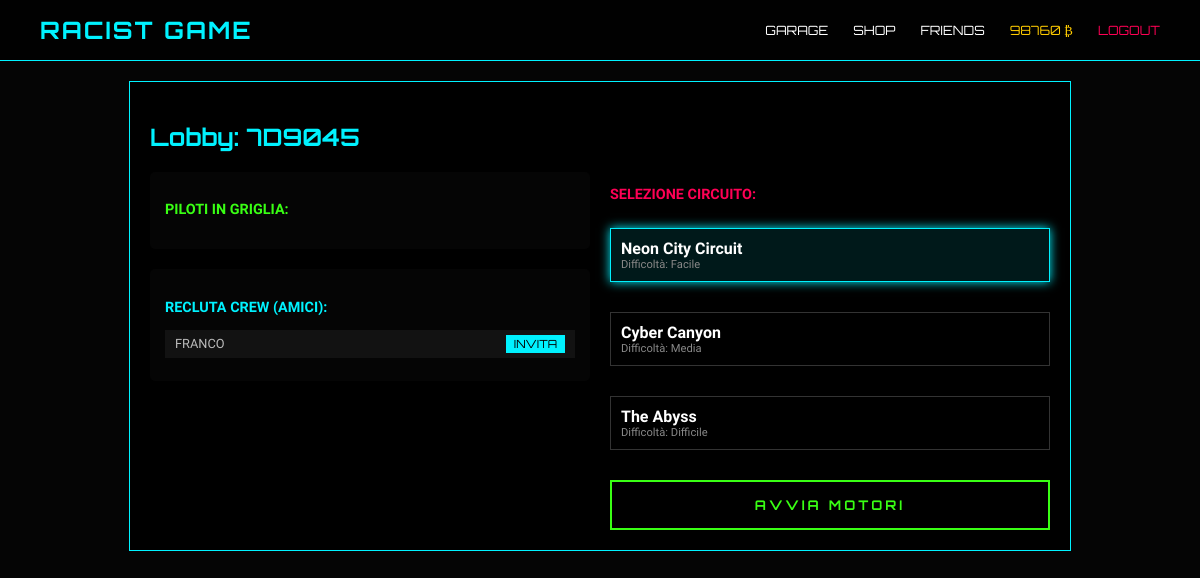
The page /lobby/7D9045 (signed in) on the database its author committed.
### models.py (models this page shows)
class User(db.Model, UserMixin):
    id = db.Column(db.Integer, primary_key=True)
    username = db.Column(db.String(20), unique=True, nullable=False)
    password = db.Column(db.String(128), nullable=False)
    credits = db.Column(db.Integer, default=100)
    active_car_id = db.Column(db.Integer, nullable=True)
    lobby_id = db.Column(db.Integer, db.ForeignKey('lobby.id'), nullable=True)
    owned_cars = db.relationship('UserCar', backref='owner', lazy=True)

class Lobby(db.Model):
    id = db.Column(db.Integer, primary_key=True)
    code = db.Column(db.String(10), unique=True, nullable=False)
    host_id = db.Column(db.Integer, db.ForeignKey('user.id'))
    track_id = db.Column(db.Integer, db.ForeignKey('track.id'), nullable=True)
    is_started = db.Column(db.Boolean, default=False)
    host = db.relationship('User', foreign_keys=[host_id], post_update=True)
    players = db.relationship('User', foreign_keys=[User.lobby_id], backref='current_lobby_obj', lazy=True)

class Track(db.Model):
    id = db.Column(db.Integer, primary_key=True)
    name = db.Column(db.String(50), nullable=False)
    difficulty = db.Column(db.String(20))
    model_path = db.Column(db.String(200))
    reward_multiplier = db.Column(db.Float, default=1.0)
    checkpoints = db.Column(db.Text)  # JSON string
    laps = db.Column(db.Integer, default=3)

### server.py (the view)
@app.route('/lobby/<code>')
@login_required
def view_lobby(code):
    lobby = Lobby.query.filter_by(code=code).first_or_404()
    current_user.lobby_id = lobby.id
    db.session.commit()
    tracks = Track.query.all()
    friendships = Friendship.query.filter(
        ((Friendship.user_id == current_user.id) |
         (Friendship.friend_id == current_user.id)),
        Friendship.status == 'accepted'
    ).all()
    friend_list = [
        User.query.get(
            f.friend_id if f.user_id == current_user.id else f.user_id
        )
        for f in friendships
    ]
    return render_template(
        'lobby.html',
        lobby=lobby,
        tracks=tracks,
        friends=friend_list
    )

### server.py (called while the page is built)
@login_manager.user_loader
def load_user(user_id):
    return User.query.get(int(user_id))

### templates/lobby.html (shortened to what this page needs)
{% extends "base.html" %}
{% block content %}
<div class="lobby-container cyberpunk-card" style="max-width: 900px; margin: 20px auto; padding: 20px; border: 1px solid #00f2ff; background: rgba(0,0,0,0.9);">
    <h2 style="font-family: 'Orbitron'; color: #00f2ff;">Lobby: <span class="neon-text" id="lobby-code">{{ lobby.code }}</span></h2>
    <div style="display: grid; grid-template-columns: 1fr 1fr; gap: 20px;">
        <div>
            <div class="players-list panel-section" style="margin-bottom: 20px;">
                <h3 style="color: #39ff14; font-size: 0.9em;">PILOTI IN GRIGLIA:</h3>
            </div>
            <div class="invite-section panel-section">
                <h3 style="color: #00f2ff; font-size: 0.9em;">RECLUTA CREW (AMICI):</h3>
                <div id="friends-to-invite">
                    {% for friend in friends %}
                        {% set player_ids = lobby.players | map(attribute='id') | list %}
                        <div id="friend-row-{{ friend.id }}"
                             style="display: {% if friend.id in player_ids %}none{% else %}flex{% endif %};
                                    justify-content: space-between; align-items: center; margin-bottom: 8px;
                                    background: rgba(255,255,255,0.05); padding: 5px 10px;">
                            <span style="color: #bbb; font-size: 0.8em;">{{ friend.username }}</span>
                            <button onclick="inviteFriend({{ friend.id }})" class="btn-small" style="background: #00f2ff; color: #000; border: none; padding: 2px 8px; font-size: 0.7em; font-family: 'Orbitron';">INVITA</button>
                        </div>
                    {% else %}
                        <p style="color: #555; font-size: 0.7em;">Nessun alleato disponibile.</p>
                    {% endfor %}
                </div>
            </div>
        </div>
        <div class="track-selection">
            <h3 style="color: #ff0055; font-size: 0.9em;">SELEZIONE CIRCUITO:</h3>
            <div class="track-grid" style="display: grid; gap: 10px;">
                {% for track in tracks %}
                <div id="track-{{ track.id }}"
                     class="track-card {% if lobby.track_id == track.id %}selected{% endif %}"
                     onclick="selectTrack({{ lobby.id }}, {{ track.id }})"
                     style="border: 1px solid #333; padding: 10px; cursor: pointer;">
                    <h4 style="margin: 0; color: #fff;">{{ track.name }}</h4>
                    <p style="margin: 0; font-size: 0.7em; color: #888;">Difficoltà: {{ track.difficulty }}</p>
                </div>
                {% endfor %}
            </div>
            {% if current_user.id == lobby.host_id %}
            <button onclick="startRace({{ lobby.id }})" class="btn-cyber-main" id="btn-start"
                    style="{% if not lobby.track_id %}opacity: 0.4; cursor: not-allowed;{% endif %}"
                    {% if not lobby.track_id %}disabled{% endif %}>
                <span class="btn-content">AVVIA MOTORI</span>
            </button>
            {% else %}
            <div class="waiting-area" style="margin-top: 20px; text-align: center;">
                <p class="blink" style="color: #ff0055; font-size: 0.8em;">IN ATTESA DELL'HOST...</p>
            </div>
            {% endif %}
        </div>
    </div>
</div>
{% endblock %}

### templates/base.html (shortened to what this page needs)
<!DOCTYPE html>
<html lang="it">
<head>
    <link rel="stylesheet" href="{{ url_for('static', filename='css/style.css') }}">
</head>
<body>
    <nav class="navbar" style="display: flex; justify-content: space-between; align-items: center; padding: 15px 40px; background: rgba(0,0,0,0.8); border-bottom: 1px solid #00f2ff;">
        <strong style="font-family: 'Orbitron'; color: #00f2ff; font-size: 1.5em; letter-spacing: 2px;">RACIST GAME</strong>
        {% if current_user.is_authenticated %}
        <div style="display: flex; gap: 25px; font-family: 'Orbitron'; font-size: 0.8em;">
            <a href="{{ url_for('garage') }}" style="color: #fff; text-decoration: none; hover: color:#00f2ff;">GARAGE</a>
            <a href="{{ url_for('shop') }}" style="color: #fff; text-decoration: none;">SHOP</a>
            <a href="{{ url_for('social_page') }}" style="color: #fff; text-decoration: none;">FRIENDS</a>
            <span style="color: #ffcc00;">{{ current_user.credits }} ₿</span>
            <a href="{{ url_for('logout') }}" style="color: #ff0055; text-decoration: none;">LOGOUT</a>
        </div>
        {% endif %}
    </nav>
    {% block content %}{% endblock %}
</body>
</html>

### static/css/style.css (style rules this page uses)
body { margin: 0; background: #050505; color: #fff; font-family: 'Rajdhani', sans-serif; overflow-x: hidden; }
.track-card { border: 2px solid #333; padding: 15px; margin: 10px 0; cursor: pointer; transition: 0.3s; background: rgba(0,0,0,0.5); }
.track-card.selected { border-color: #ff0055; background: rgba(255, 0, 85, 0.2); }

### templates/lobby.html (style rules this page uses)
.panel-section { background: rgba(255,255,255,0.02); padding: 15px; border-radius: 5px; }
.track-card.selected { border-color: #00f2ff !important; background: rgba(0, 242, 255, 0.1); box-shadow: 0 0 10px #00f2ff; }
.btn-cyber-main { margin-top: 20px; width: 100%; padding: 15px; background: transparent; border: 2px solid #39ff14; color: #39ff14; font-family: 'Orbitron', sans-serif; font-weight: bold; letter-spacing: 3px; position: relative; cursor: pointer; transition: 0.3s; overflow: hidden; text-transform: uppercase; }

### rows shown on the page
User: credits "98760"
Lobby: code "7D9045"
User: username "FRANCO"
Track: name "Neon City Circuit", difficulty "Facile"
Track: name "Cyber Canyon", difficulty "Media"
Track: name "The Abyss", difficulty "Difficile"
